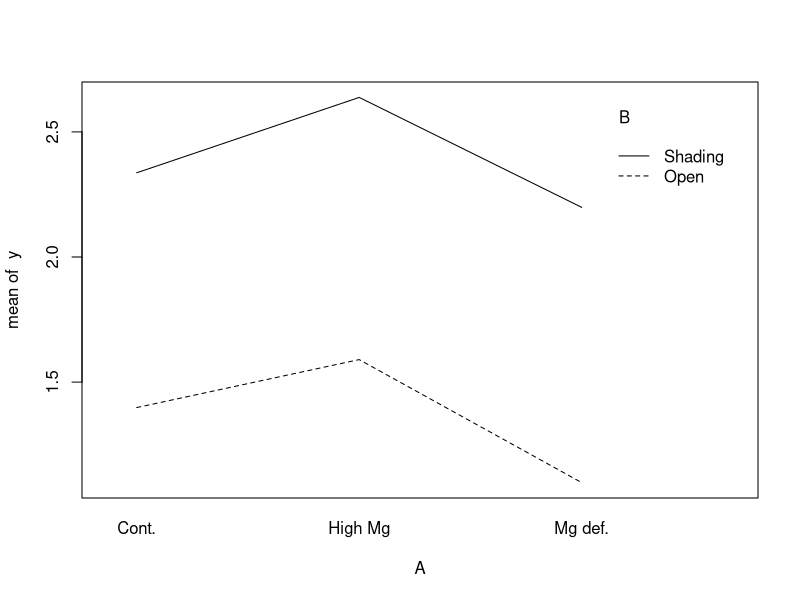
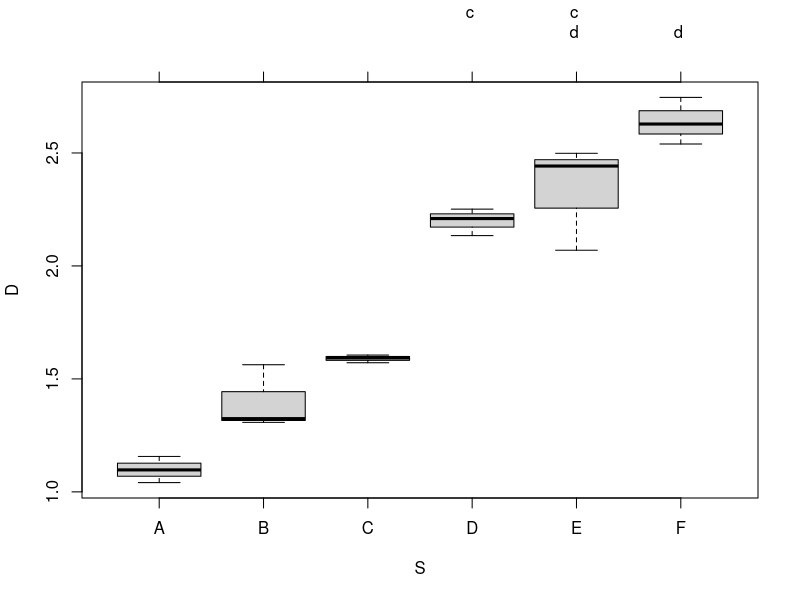

These figures' R source, in order: (Note: this script raises an error after producing the figures.)
#############################################
###General Statistic Test (Multiple test) ###
#############################################
#Last UpData 20201014 HY#####################
#############################################

#Download packages
install.packages("multcomp")

#Load library
library(multcomp)

#Data import
d <- read.csv("Pheno/PhenoDemo.csv",header=TRUE)

##Multiple Comparison
#One or two-way ANOVA
df <- data.frame(y=d$Mg_NL,A=d$Nutrient, B=d$Light) #y=values, A.B=Factors
twANOVA <- aov(y~A*B, data=df) #One factor=y~A, Two factor=y~A*B
summary(twANOVA) 
attach(df)
interaction.plot(A,B,y)

#Tukey
df <- data.frame(S=d$Group,D=d$Mg_NL) #Select Pheno
df$S = as.factor(df$S)
res1 <- aov(D~S, data=df) #ANOVA
summary(res1)  #Summary of ANOVA test
res2 <- glht(res1, linfct=mcp(S="Tukey")) #Tukey's HSD test
summary(res2) #Summary of Tukey's HSD test
cld(res2, level=0.05, decreasing=T) #Alphabet, Set of threshold P level
boxp_res2 <- cld(res2, level=0.05, decreasing=F) 
plot(boxp_res2)

#Dunnet
df <- data.frame(S=d$Group,D=d$Mg_NL) #Select Pheno
df$S = as.factor(df$S)
res1 <- aov(D~S, data=df)  #ANOVA
summary(res1) 
res2 <- glht(res1, linfct=mcp(S="Dunnett")) #Dunnett test
summary(res2) 

##Two-sample test
#Simple test
#Data arrangement
d2 <- d[1:6,]
d2t <- as.data.frame(t(d2))
d2t_Pheno <- d2t[4:length(d),]
colnames (d2t_Pheno) <- c(d2t[1,])

#Dara arrangement for t-test
a <- d2t_Pheno[1,1:3] # Number of replicate (n)
a <- t(a)
a <- as.numeric(a)
b <- d2t_Pheno[1,4:6] # Number of replicate (n)
b <- t(b) 
b <- as.numeric(b)
df <- cbind.data.frame(a,b)
colnames(df) <- c("a","b")
#Welch's t-test
Welch <- t.test(df$a, df$b, var.equal=F, paird=F, altanative="t")
Welch
Welch$p.value
#Student's t-test
Stud <- t.test(df$a, df$b, var.equal=T, paird=F, altanative="t")
Stud
Stud$p.value


##Repeat test & Multiple comparison correction
#Prepare empty vector
Pvalue <- rep(NA, nrow(d2t_Pheno))
FDR <- rep(NA, nrow(d2t_Pheno))

####################################################################################
#Calculation Pvalue by Welch & FDR 
for (i in 1:nrow(d2t_Pheno)){
  print(i)
  a <- d2t_Pheno[i,1:3] # Number of replicate (n)
  a <- t(a)
  a <- as.numeric(a)
  b <- d2t_Pheno[i,4:6] # Number of replicate (n)
  b <- t(b) 
  b <- as.numeric(b)
  df <- cbind.data.frame(a,b)
  colnames(df) <- c("a","b")
  
  #Welch's t-test (parametric test)
  Welch <- t.test(df$a, df$b, var.equal=F, paird=F, altanative="t")
  Pvalue[i] <- Welch$p.value
}
#FDR
FDR <- p.adjust(Pvalue, "fdr")
#DataMatrix.bind
Mat <- cbind.data.frame(Pvalue,FDR)
rownames(Mat) <- c(rownames(d2t_Pheno))

#Output  
write.csv(Mat,"Stat/Welch_FDR.csv", row.names = TRUE)
####################################################################################
